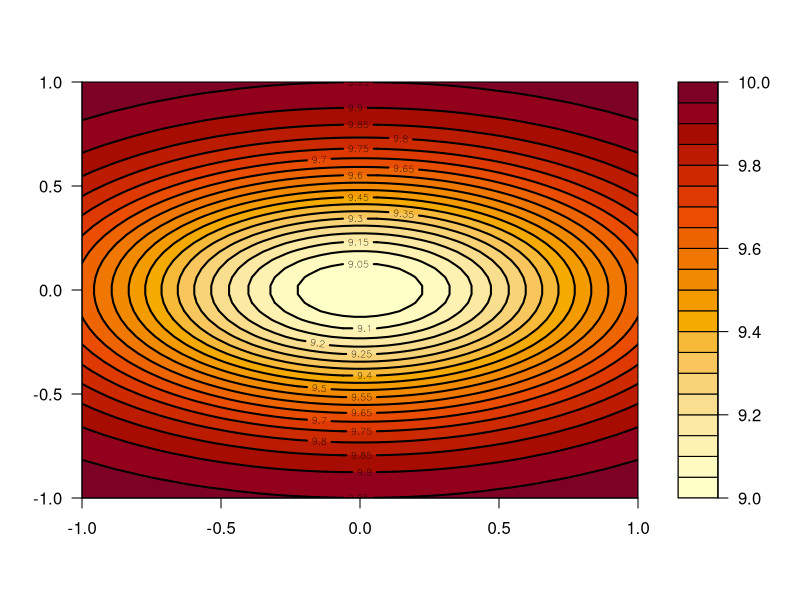
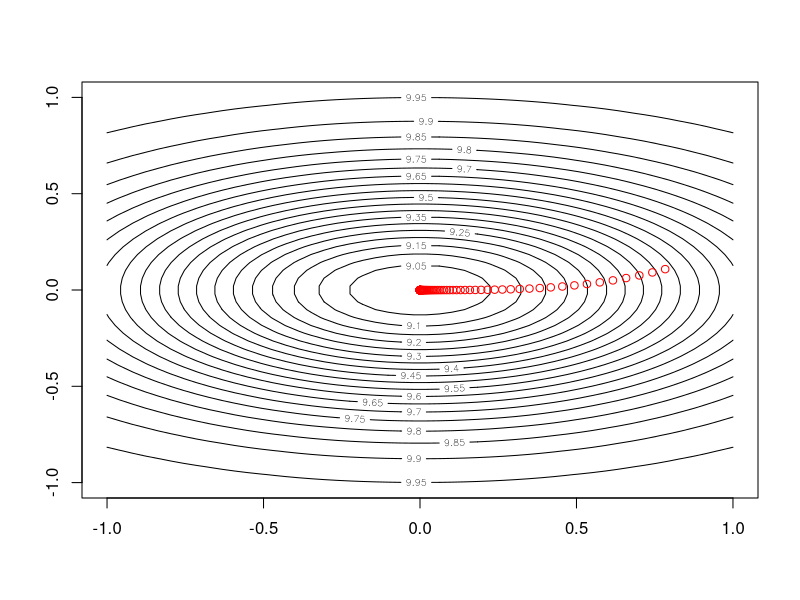
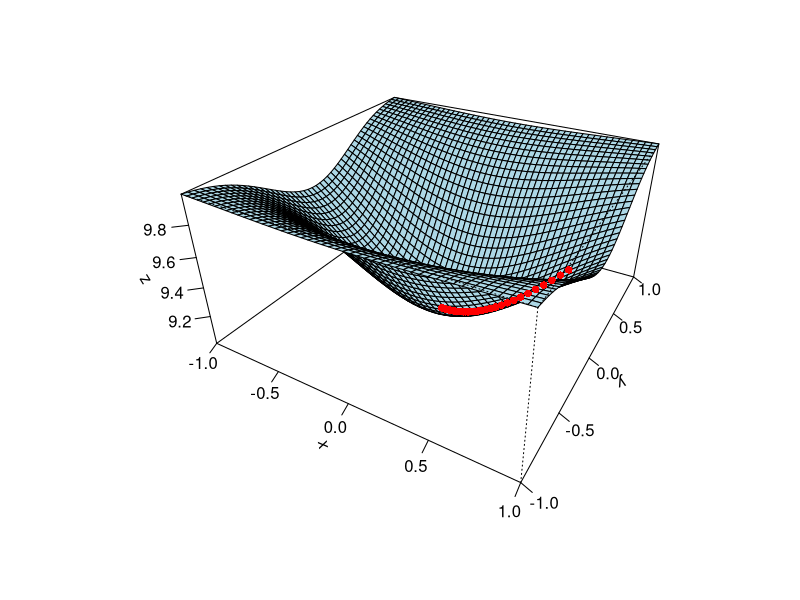

These charts were generated, in order, by the following R code:
## This takes pseudo-code from Book:
## "Optimización - Algoritmos programados con Matlab", Ed. Marcombo/AlfaOmega
## ISBN 978-84-267-2411-3
## Authors: E. V. Cuevas Jiménez, J. V. Osuna Enciso, D. A. Oliva Navarro, M. A. Díaz Cortés

## Visualization of 3D functions was implemented & tested in R in past entries.

## With book example 1.1:
mono_modal_easy_gradient <- function(x, y) {
    10-exp(-(x^2+3*y^2))
} ## The above function is twice "derivable"
x <- y <- seq(-1, 1, length=50)
z <- outer(x, y, mono_modal_easy_gradient) ## Apply function to all pair-wise values!

filled.contour(x, y, z,
               plot.axes = {
                   axis(1)
                   axis(2)
                   contour(x, y, z, add = TRUE,
                           lwd=2,
                           nlevels = 30)
               })

## ----
## Gradient Descent
## ----

## gradient step for perturbation
hstep <- 0.001

## Optimization step
my_alpha <- 0.05

## Prep iterations
k <- 0
n_iter <- 100

x1 <- runif(1, min = min(x), max = max(x)) ## Random number in range
y1 <- runif(1, min = min(y), max = max(y)) ## Random number in range
x1_store <- y1_store <- c()

while(k < n_iter) {
    x1_store <- c(x1_store, x1)
    y1_store <- c(y1_store, y1)
    
    zn <- mono_modal_easy_gradient(x1, y1)
    
    ## Calculate gradients for all variables
    vxn <- x1 + hstep
    vyn <- y1 + hstep
    gx1 <-  (mono_modal_easy_gradient(vxn, y1) - zn) / hstep
    gy1 <-  (mono_modal_easy_gradient(x1, vyn) - zn) / hstep
    
    ## Calculate new point
    x1 <- x1 - my_alpha*gx1
    y1 <- y1 - my_alpha*gy1
    
    k <- k+1
}

## Plot steps
contour(x, y, z,
        nlevels = 30)
points(x1_store, y1_store, col="red")

#dev.off()
pmat <- persp(x, y, z,
              theta = 30, phi = 30, ## Show some different perspective
              expand = 0.5,
              col = "lightblue",
              ticktype = "detailed")

my_points <- trans3d(x1_store, y1_store,
                     mono_modal_easy_gradient(x1_store, y1_store),
                     pmat=pmat)
points(my_points, pch = 16, col = "red")
